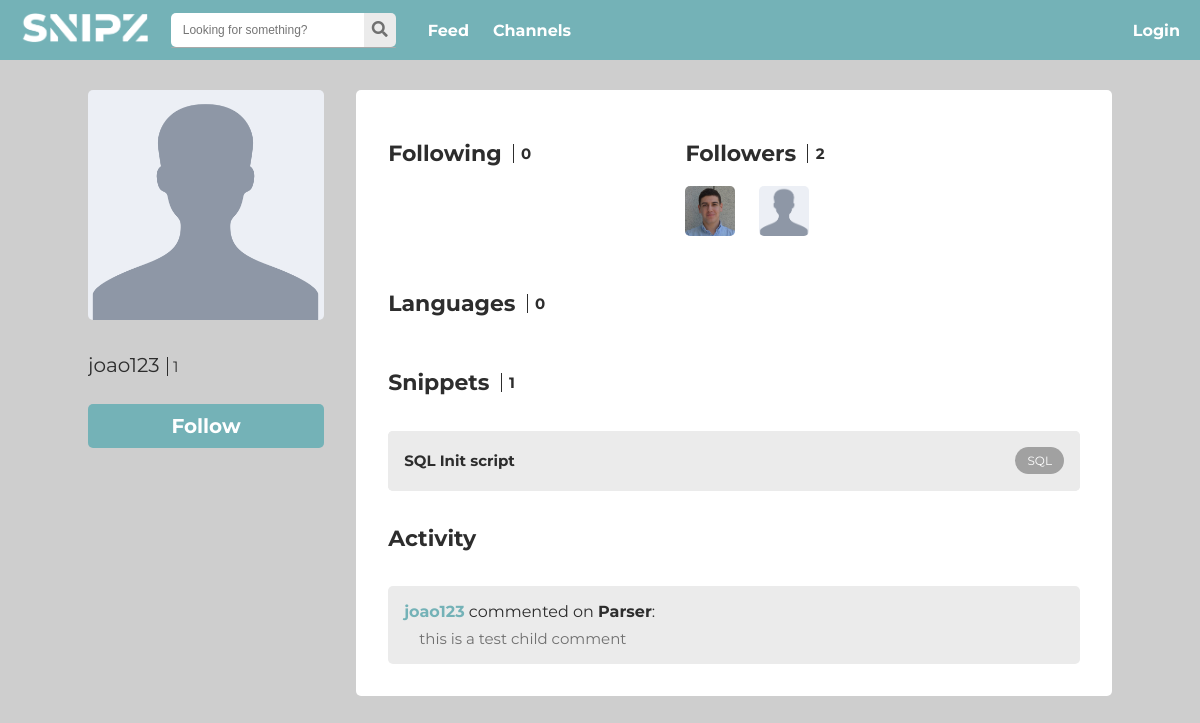
The page /pages/profile.php?id=3 on the database its author committed.
### tables this page shows
CREATE TABLE User (
    id       INTEGER PRIMARY KEY,
    username TEXT    UNIQUE
                     NOT NULL,
    email    TEXT    UNIQUE
                     NOT NULL,
    name     TEXT,
    password TEXT    NOT NULL,
    points   INTEGER DEFAULT (0) 
                     NOT NULL
);

CREATE TABLE Snippet (id INTEGER PRIMARY KEY, date DATE NOT NULL, title TEXT NOT NULL, description TEXT, points INTEGER DEFAULT (0) NOT NULL, author INTEGER REFERENCES User (id) NOT NULL, language INTEGER REFERENCES Language NOT NULL, code TEXT NOT NULL, FOREIGN KEY (author) REFERENCES User (id) ON DELETE CASCADE);

CREATE TABLE Language (
    code TEXT NOT NULL
              PRIMARY KEY,
    name TEXT UNIQUE
              NOT NULL
);

CREATE TABLE Comment (id INTEGER PRIMARY KEY, user INTEGER REFERENCES User (id) NOT NULL, snippet INTEGER REFERENCES Snippet (id) NOT NULL, parent INTEGER REFERENCES Comment (id), text TEXT NOT NULL, date DATE NOT NULL, points INTEGER NOT NULL DEFAULT (0), FOREIGN KEY (user) REFERENCES User (id) ON DELETE CASCADE, FOREIGN KEY (snippet) REFERENCES Snippet (id) ON DELETE CASCADE);

### pages/profile.php (called while the page is built, shortened)
<?php
global $id;
if (empty($_GET['id']) && empty($_SESSION['user'])) {
	die(header('Location: ../pages/login.php'));
} else if (empty($_GET['id'])) {
	$id = $_SESSION['user'];
} else {
	$id = $_GET['id'];
}
include_once('../database/db_user.php');
$user = getUser($id);
include_once('../templates/common.php');
include_once('../templates/profile.php');
$snippets = getUserSnippets($id);
$following = getFollowing($id);
$followers = getFollowers($id);
$languages = getUserLanguages($id);
$comments = getUserComments($id);
$settings = $id === $_SESSION['user'];
draw_profile($user, $snippets, $following, $followers, $languages, $settings, $comments);
?>

### database/db_user.php (called while the page is built, shortened)
<?php
	function getUser($id) {
		$db = Database::instance()->getConnection();
		$stmt = $db->prepare('SELECT User.*
		FROM User
		WHERE User.id = ?');
		$stmt->execute(array($id));
		return $stmt->fetch();
	}
	function getUserSnippets($id) {
		$db = Database::instance()->getConnection();
		$stmt = $db->prepare('SELECT Snippet.*, Language.name as languageName
		FROM Snippet, Language
		WHERE Snippet.author = ? AND Snippet.language = Language.code');
		$stmt->execute(array($id));
		return $stmt->fetchAll();
	}
	function getFollowers($id) {
		$db = Database::instance()->getConnection();
		$stmt = $db->prepare('SELECT u1.id, u1.name, u1.username
		FROM FollowUser, User as u1
		WHERE FollowUser.user2 = ? AND FollowUser.user1 = u1.id');
		$stmt->execute(array($id));
		return $stmt->fetchAll();
	}
	function getUserComments($id) {
		$db = Database::instance()->getConnection();
		$stmt = $db->prepare('SELECT Comment.*, Snippet.id, Snippet.title
		FROM Comment, Snippet
		WHERE Comment.user = ? AND Comment.snippet = Snippet.id
		ORDER BY date DESC');
		$stmt->execute(array($id));
		return $stmt->fetchAll();
	}
?>

### templates/utils.php (called while the page is built, shortened)
<?php
	function getPicture($user) {
		$photo = "../assets/users/$user.jpg";
		$default = "../assets/public/profile-placeholder.png";
		if (file_exists($photo)) {
			return $photo;
		} else {
			return $default;
		}
	}
?>

### templates/profile.php (the view, shortened to what this page needs)
<?php
include_once('utils.php');
function draw_profile($user, $snippets, $following, $followers, $languages, $settings, $comments){
	$pic = getPicture($user['id']);
	?>
	<div data-id="<?=$user['id']?>" class="full-card center flex-row-container profile-wrapper">
		<div class="user-info flex-col-container">
			<img id="profile-pic" src="<?=$pic?>" />
			<div class="user-details flex-col-container">
				<h2><?=$user['username']?><span><?=$user['points']?></span></h2>
			</div>
				<?=$settings?
				'<a class="profile-button settings" href="settings.php">Settings</a>' :
				'<span class="profile-button follow">Follow</span>'?>
		</div>
		<div class="profile-content-wrapper flex-col-container">
			<section class="profile-top flex-row-container">
				<div class="user-following flex-col-container">
					<header class=" flex-row-container flex-vert-center">
						<h1>Following</h1>
						<h2><?=count($following)?></h2>
					</header>
				</div>
				<div class="user-followers flex-col-container">
					<header class="flex-row-container flex-vert-center">
						<h1>Followers</h1>
						<h2><?=count($followers)?></h2>
						</header>
					<div class="user-followers-wrapper grid4x2">
						<?php foreach (array_slice($followers, 0, 8) as $f) { ?>
							<a href="profile.php?id=<?=$f['id']?>">
							<img class="mini-user-pic" src="<?=getPicture($f['id'])?>" />
						</a>
						<?php } ?>
					</div>
				</div>
			</section>
			<section class="user-languages">
				<header class="flex-row-container flex-vert-center">
					<h1>Languages</h1>
					<h2><?=count($languages)?></h2>
				</header>
			</section>
			<section class="user-snippets">
				<header class="flex-row-container flex-vert-center">
					<h1>Snippets</h1>
					<h2><?=count($snippets)?></h2>
				</header>
				<div class="user-snippets-preview">
					<?php foreach ($snippets as $snippet) { ?>
						<div class="snippet-preview flex-row-container flex-space-between flex-vert-center">
							<div class="snippet-preview-content flex-row-container flex-space-between flex-vert-center">
								<a class="card-title" href="../pages/snippet.php?id=<?=$snippet['id']?>"><?=$snippet['title']?></a>
								<a href="../pages/channels.php?code=<?=$snippet['language']?>">
									<div class="language-wrapper">
										<?=$snippet['languageName']?>
									</div>
								</a>
							</div>
						</div>
					<?php } ?>
				</div>
			</section>
			<section class="user-activity">
				<header class=" flex-row-container  flex-vert-center">
					<h1>Activity</h1>
				</header>
				<div class="user-comments">
						<?php
						if (count($comments) == 0) { ?>
							<span class="no-activity">No activity</span>
						<?php } else {
							foreach($comments as $comment) { ?>
								<div class="user-comment flex-col-container">
									<span class="user">
										<span class="comment-username"><?=$user['username']?></span>
										commented on
										<a href="../pages/snippet.php?id=<?=$comment['snippet']?>"><?=htmlspecialchars($comment['title'])?></a>:
									</span>
									<span class="user-comment-text">
										<?=htmlspecialchars($comment['text'])?>
									</span>
								</div>
						<?php }
						} ?>
				</div>
			</section>
		</div>
	</div>
<?php } ?>

### css/style.css (style rules this page uses)
:root { --transparentgrey : rgba(112, 112, 112, 0.6); --lightgrey : #cecece; --darkgrey : #2d2d2d; --grey : #707070; --blue : #74B2B7; --orange : #ffac68; --red: #d86e6e; }
body { font-family: 'Montserrat', sans-serif; margin: 0; padding: 0; background-color: var(--lightgrey); color: var(--darkgrey); }
* { box-sizing: border-box; outline: none; }
a { text-decoration: none; color: inherit; cursor: pointer; }
.center { margin: 0px auto; }
.flex-col-container { display: flex; flex-direction: column; }
.flex-row-container { display: flex; flex-direction: row; }
.flex-space-between { justify-content: space-between; }
.flex-vert-center { align-items: center; }
.full-card { margin-bottom: 3em; min-width: 768px; max-width: 1024px; margin-top: 30px; overflow: hidden; }
.language-wrapper { font-size: 12px; color: white; background-color: var(--transparentgrey); padding: 0.5em 1em; border-radius: 34px; justify-self: end; margin-left: 0.5em; }
.card-title { color: var(--darkgrey); justify-self: center; font-size: 20px; margin: 0; }
#profile-pic { border-radius: 5px; height: 230px; }
.snippet-preview-content { background-color: #EBEBEB; padding: 1em; height: 100%; width: 100%; border-radius: 5px; }
.snippet-preview-content .card-title { font-size: 15px; font-weight: bold; }
.snippet-preview-content .language-wrapper { font-size: 12px; }
.user-info h2 { font-size: 20px; font-weight: normal; color: var(--darkgrey); }
.user-details span { font-size: 15px; color: var(--darkgrey); border-left: 1px solid var(--darkgrey); padding-left: 5px; margin-left: 0.5em; }
.profile-button { background: var(--blue); color: white; font-size: 20px; font-weight: bold; padding: 0.5em; margin-top: 0.5em; border-radius: 5px; text-align: center; width: 100%; cursor: pointer; }
.profile-button.follow { background: var(--blue); color: white; }
.profile-content-wrapper { margin-left: 2em; width: 100%; background-color: white; padding: 1em 2em 2em 2em; border-radius: 5px; }
.profile-content-wrapper section header { margin-top: 1em; }
.profile-content-wrapper section header > h2 { border-left: 1px solid var(--darkgrey); padding: 0 0.5em; font-size: 15px; color: var(--darkgrey); }
.profile-content-wrapper section header > h1 { padding-right: 0.5em; font-size: 22px; }
.user-followers { margin-left: 1em; }
.mini-user-pic { width: 50px; height: 50px; border-radius: 5px; margin-right: 1em; margin-bottom: 1em; }
.grid4x2 { display: grid; grid-template-columns: 1fr 1fr 1fr 1fr; width: 75%; }
.user-following, .user-followers { flex-grow: 1; flex-shrink: 0; }
h1 { color: var(--darkgrey); }
.snippet-preview { height: 60px; border-radius: 5px; margin-top: 1em; background-color: #EBEBEB; }
.user-comment { border-radius: 5px; margin-top: 1em; padding: 1em; background-color: #EBEBEB; color: var(--darkgrey); width: 100%; }
.user-comment-text { margin-left: 1em; text-align: justify; margin-top: 0.5em; font-size: 15px; color: var(--grey); word-wrap: break-word; word-break: break-all; overflow: hidden; display: inline-block; }
.comment-username { color: var(--blue); font-weight: bold; }
.user { word-wrap: break-word; overflow-wrap: break-word; }
.user > a { font-weight: bold; }
.user-following, .user-followers h1 { cursor: pointer; }

### rows shown on the page
user: username "joao123", points "1"
user: shows a picture
user: shows a picture
snippet: title "SQL Init script", language.name "SQL"
comment: user.username "joao123", title "Parser", text "this is a test child comment"

### other values the page prints
count($following) "0"
count($followers) "2"
count($languages) "0"
count($snippets) "1"
